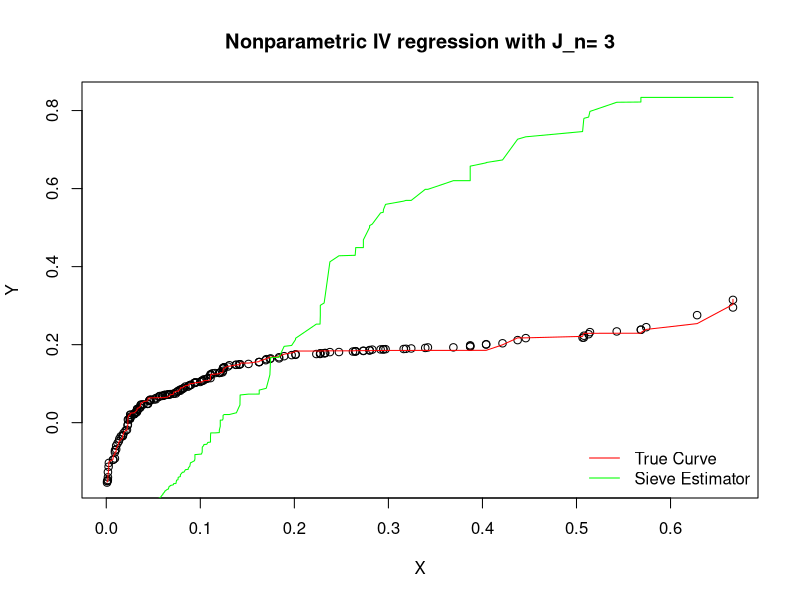
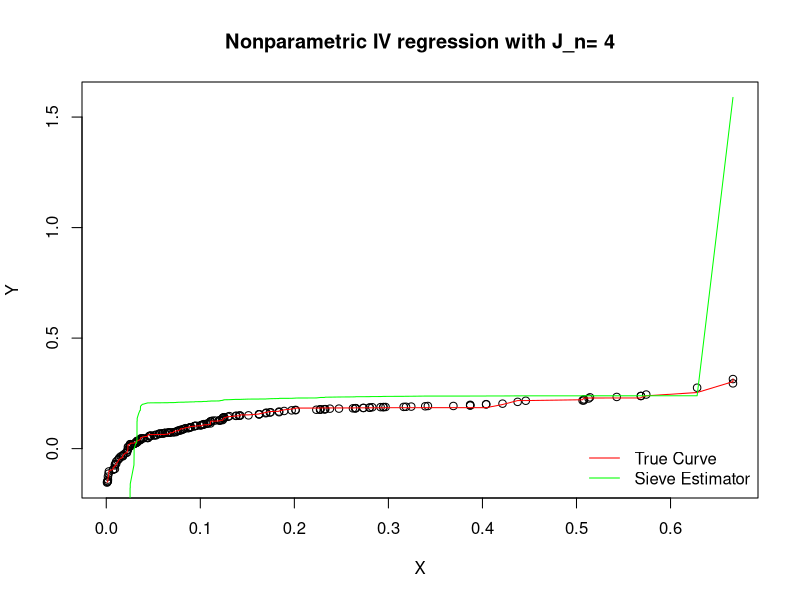
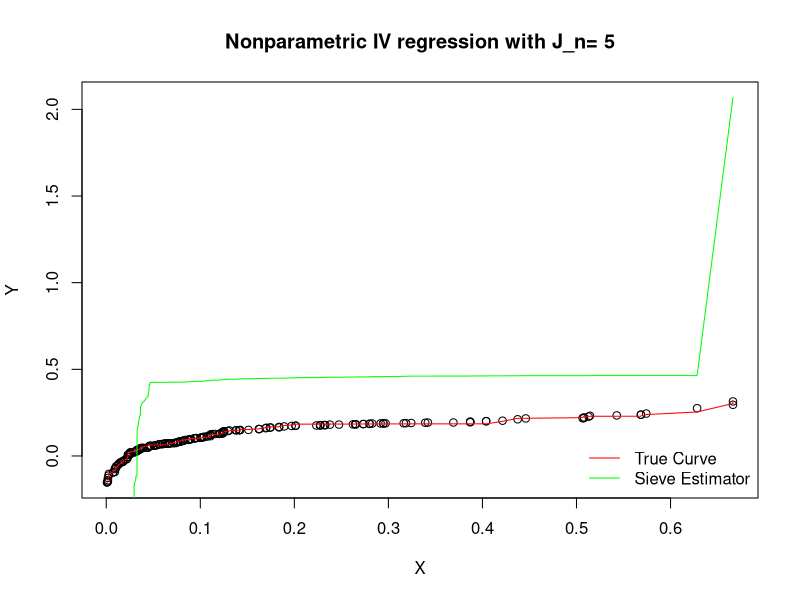
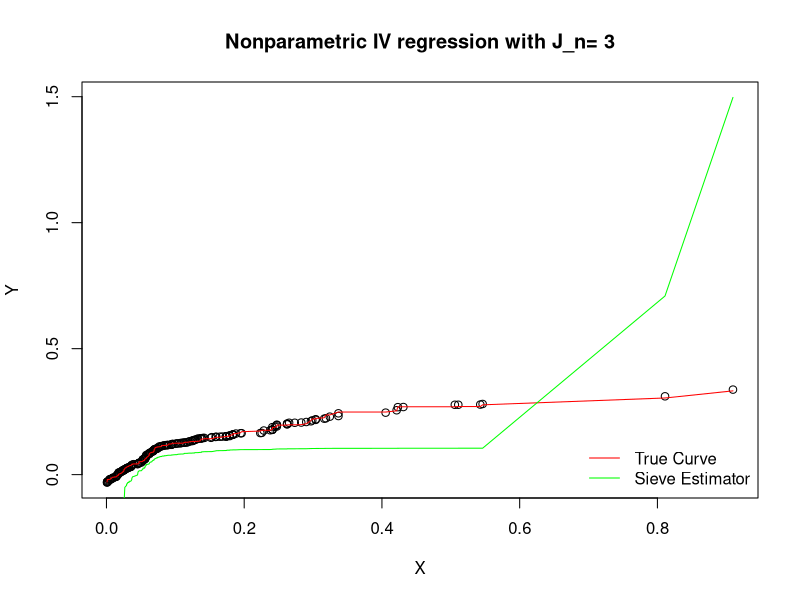
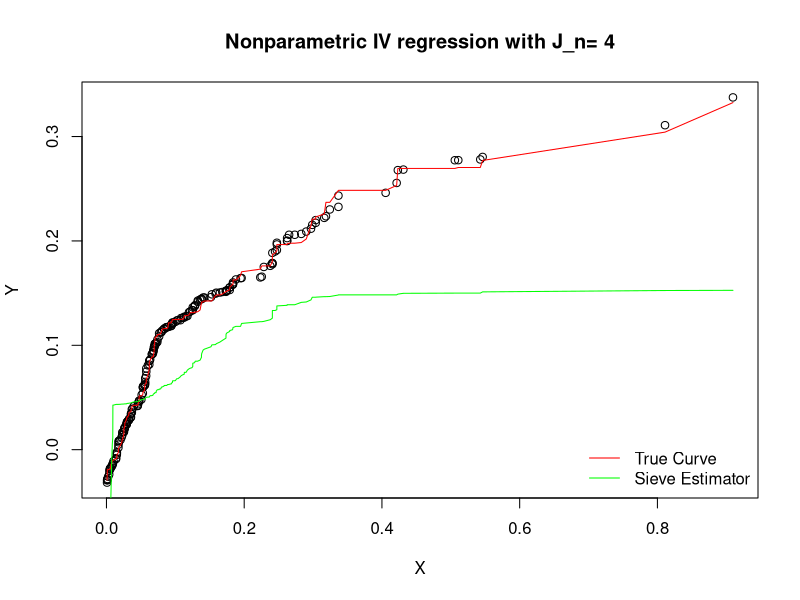
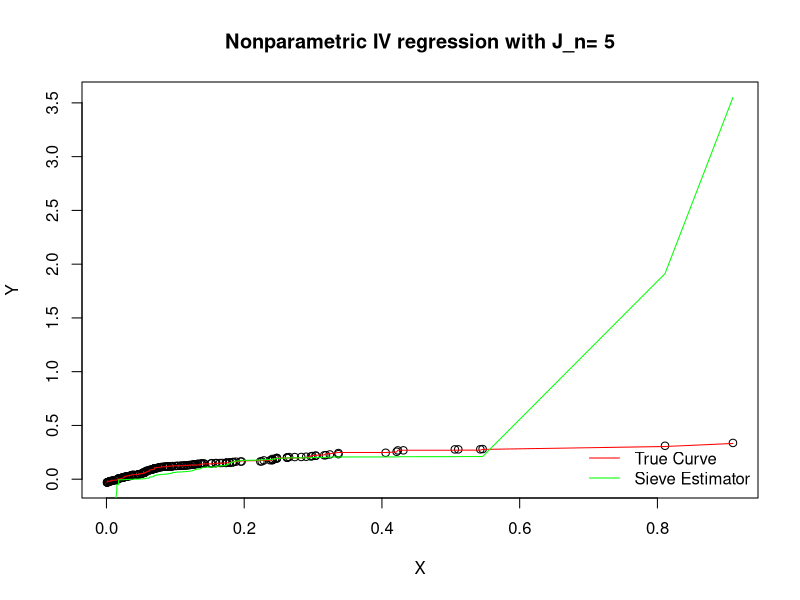
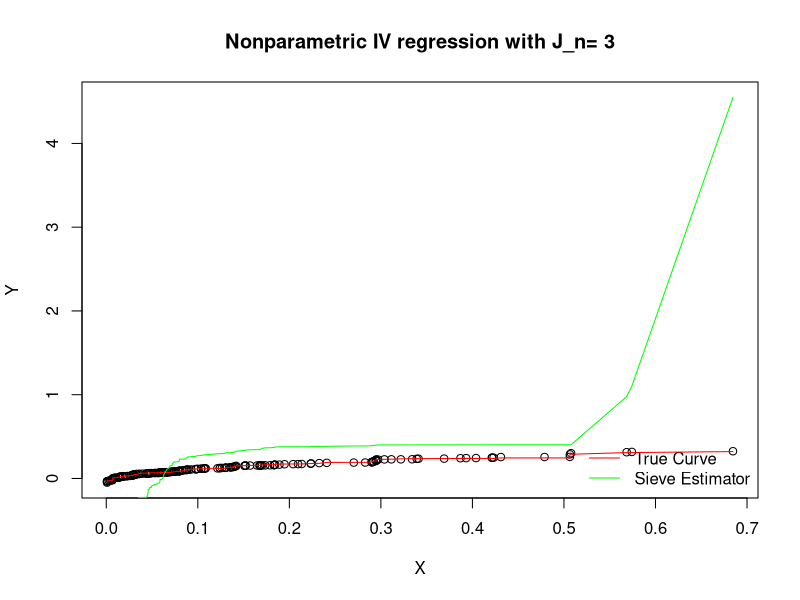
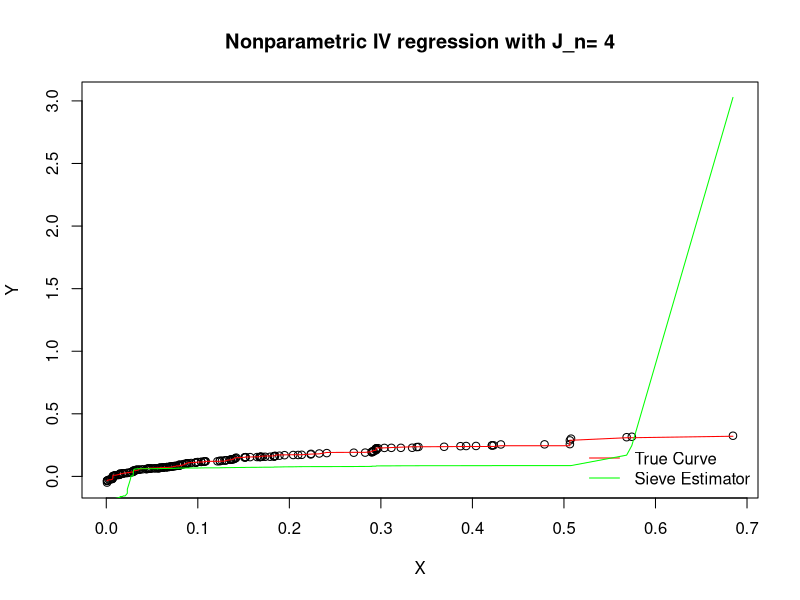

Reproduce these figures in R, in order. (Note: a time limit stopped this script after it produced the figures.)
library(compiler)
enableJIT(3)
# For the Legendre Polynomials ########################################
exclamationMark <- function(x) {
  m <- 1
  if (x==0) {
    return(m)
  } else if (x==1) {
    return(m)
  } else {
    for (i in 1:x) {
      m = m * i
    }
    return(m)
  }
}
combinatorics <- function(up, down) {
  one <- exclamationMark(up)
  two <- exclamationMark(down)
  three <- exclamationMark(up-down)
  c <- one/(two*three)
  return(c)
}
legendrePsi <- function(x, base) {
  s <- rep(0, length(x))
  s0 <- rep(1, length(x))
  s1 <- rep(0, length(x))
  s2 <- rep(0, length(x))
  s3 <- rep(0, length(x))
  s4 <- rep(0, length(x))
  s5 <- rep(0, length(x))
  if (base > 5) {
    for (k in 0:base) {
      #x = x*(2*k+1)/2
      s = s + combinatorics(base, k)*combinatorics(base+k, k)*
        ((2*x*k + x -2)/4)^k
    }
    return(s)
  } else {
    if (base == 1) {
      s1 = combinatorics(base, 1)*combinatorics(base+1, 1)*((2*x + x -2)/4)
      return(s0 + s1)
    } else {
      s1 = combinatorics(base, 1)*combinatorics(base+1, 1)*((2*x + x -2)/4)
      if (base == 2) {
        s2 = combinatorics(base, 2)*combinatorics(base+2, 2)*((4*x + x -2)/4)^2
        return(s0 + s1 + s2)
      } else {
        s2 = combinatorics(base, 2)*combinatorics(base+2, 2)*((4*x + x -2)/4)^2
        if (base == 3) {
          s3 = combinatorics(base, 3)*combinatorics(base+3, 3)*((6*x + x -2)/4)^3
          return(s0 + s1 + s2 + s3)
        } else {
          s3 = combinatorics(base, 3)*combinatorics(base+3, 3)*((6*x + x -2)/4)^3
          if (base == 4) {
            s4 = combinatorics(base, 4)*combinatorics(base+4, 4)*((8*x + x -2)/4)^4
            return(s0 + s1 + s2 + s3 + s4)
          } else {
            s4 = combinatorics(base, 4)*combinatorics(base+4, 4)*((8*x + x -2)/4)^4
            s5 <- combinatorics(base, 5)*combinatorics(base+5, 4)*((10*x + x -2)/4)^5
            return(s0 + s1 + s2 + s3 + s4 + s5)
          }
        }
      }
    }
  }
}
#######################################################################
# In Horowitz(2007) they use j_max = 50 ###############################
# Conditional Densities for Gibbs Sampling ############################
fxGivenW <- function(a, x, w) {
  s_1 <- 0
  s_2 <- 0
  for (j in 1:50) {
    s_1 = s_1 + ((-1)^(j+1))*(j^(-a/2))*sin(j*pi*x)*sin(j*pi*w)
    s_2 = s_2 + ((-1)^(j+2))*(j^(-a/2))*(((-1)^{j}/(j*pi))-(1/(j*pi)))*sin(j*pi*w)
  }
  f_xGivenW <- s_1/s_2
  return(f_xGivenW)
}
fwGivenX <- function(a, w, x) {
  s_1 <- 0
  s_2 <- 0
  for (j in 1:50) {
    s_1 = s_1 + ((-1)^(j+1))*(j^(-a/2))*sin(j*pi*w)*sin(j*pi*x)
    s_2 = s_2 + ((-1)^(j+2))*(j^(-a/2))*(((-1)^{j}/(j*pi))-(1/(j*pi)))*sin(j*pi*x)
  }
  f_wGivenX <- s_1/s_2
  return(f_wGivenX)
}
gibbs <- function(a, x_0, w_0, n) {
  X <- 1:(n+1000)
  W <- 1:(n+1000)
  for (i in 1:(n+1000)) {
    if (i == 1) {
      X[i] = fxGivenW(a, x_0, w_0)
      W[i] = fwGivenX(a, w_0, X[i])
    } else {
      X[i] = fxGivenW(a, X[i-1], W[i-1])
      W[i] = fwGivenX(a, W[i-1], X[i])
    }
  }
  X <- X[300:1000]
  W <- W[300:1000]
  sampleX <- sample(X[which((X <= 1) & (X >= 0))], n, replace = TRUE)
  sampleW <- sample(W[which((W <= 1) & (W >= 0))], n, replace = TRUE)
  return(list(X=sampleX, W=sampleW))
}
conditionalExpXgivenW <- function(a, x, W) {
  E_eachW <- fxGivenW(a, X, w)
  return(sum(E_eachW))
}
dependent <- function(a, X, W, noise, n) {
  E <- 1:n
  for (i in 1:n) {
    E[i] = 1/n * sum(X*fxGivenW(a, X, W[i]))
  }
  return(E + noise)
}
#######################################################################
#######################################################################
# Just want to check if we need to separate scalar x and w or whole ###
# vectors for denominator (for fxw) ###################################
sieve_optimum <- function(psiXj, psiWk, cjk, Y, J_n) {
  n <- length(psiXj[1,])
  ak <- matrix(0, J_n, length(psiXj[1,]))
  ak[1,] = sum(Y*psiWk[1,])
  ak[2,] = sum(Y*psiWk[2,])
  ak[3,] = sum(Y*psiWk[3,])
  if (J_n > 3) {
    ak[4,] = sum(Y*psiWk[4,])
    if (J_n == 5) {
      ak[5,] = sum(Y*psiWk[5,])
    }
  }
  s <- matrix(1/J_n, 1, J_n)%*%((solve(cjk)%*%ak)*psiXj)
  return(s)
}
sieve <- function(psiJx, psiXj, psiWk, cjk, Y, J_n) {
  n <- length(psiXj[1,])
  ak <- matrix(0, J_n, length(psiJx[1,]))
  ak[1,] = sum(Y*psiWk[1,])
  ak[2,] = sum(Y*psiWk[2,])
  ak[3,] = sum(Y*psiWk[3,])
  if (J_n > 3) {
    ak[4,] = sum(Y*psiWk[4,])
    if (J_n == 5) {
      ak[5,] = sum(Y*psiWk[5,])
    }
  }
  s <- matrix(1/J_n, 1, J_n)%*%((solve(cjk)%*%ak)*psiJx)
  return(s)
}
#######################################################################
#### The confidence sets ##############################################
delta_hat_n <- function(psiJx, psiXj, psiWk, cjk, Y, gSieve, J_n, n) {
  sum_k <- matrix(0, n, 100)
  for (k in 1:J_n) {
    sum_k = sum_k + matrix(psiWk[k,], n, 100)*psiJx[k,]
      #A_hat_inverse_psi(psiJx, psiXj, cjk, k, J_n, n)
  }
  # nx100 dimensional
  first_part <- matrix(Y-gSieve, n, 100)
  return(first_part*sum_k)
}
deltas <- function(psiJx1, psiJx2, psiJx3,
                   psiXj,psiWk, cjk,
                   psiXj_bootstrap, psiWk_bootstrap, cjk_bootstrap,
                   Y, bootstrap_Y, gSieve, gSieveBootstrap, J_n, n) {
  # Takes all 3 intervals' grid points so vectorize 3*n x 100
  delta_hat <- matrix(0, 3*n, 100)
  delta_hat_bootstrap <- matrix(0, 3*n, 100)
  # We get 3 sum_deltas
  sum_delta_hat <- matrix(0, 3, 100)
  sum_delta_hat_bootstrap <- matrix(0, 3, 100)
  
  delta_hat[1:n,] = delta_hat_n(psiJx1, psiXj, psiWk, cjk, Y, gSieve, J_n, n)
  delta_hat_bootstrap[1:n,] = delta_hat_n(psiJx1,
                                          psiXj_bootstrap,
                                          psiWk_bootstrap,
                                          cjk_bootstrap,
                                          bootstrap_Y,
                                          gSieveBootstrap,
                                          J_n, n)
  delta_hat[(n+1):(2*n),] = delta_hat_n(psiJx2, psiXj, psiWk, cjk, Y, gSieve, J_n, n)
  delta_hat_bootstrap[(n+1):(2*n),] = delta_hat_n(psiJx2,
                                                  psiXj_bootstrap,
                                                  psiWk_bootstrap,
                                                  cjk_bootstrap,
                                                  bootstrap_Y,
                                                  gSieveBootstrap,
                                                  J_n, n)
  delta_hat[(2*n+1):(3*n),] = delta_hat_n(psiJx3, psiXj, psiWk, cjk, Y, gSieve, J_n, n)
  delta_hat_bootstrap[(2*n+1):(3*n),] = delta_hat_n(psiJx3,
                                                    psiXj_bootstrap,
                                                    psiWk_bootstrap,
                                                    cjk_bootstrap,
                                                    bootstrap_Y,
                                                    gSieveBootstrap,
                                                    J_n, n)
  # We get delta overline n for every point of the grid ################
  ones <- matrix(1, 1, n)
  sum_delta_hat[1,] = ones%*%delta_hat[1:n,]
  sum_delta_hat[2,] = ones%*%delta_hat[(n+1):(2*n),]
  sum_delta_hat[3,] = ones%*%delta_hat[(2*n+1):(3*n),]
  sum_delta_hat_bootstrap[1,] = ones%*%delta_hat_bootstrap[1:n,]
  sum_delta_hat_bootstrap[2,] = ones%*%delta_hat_bootstrap[(n+1):(2*n),]
  sum_delta_hat_bootstrap[3,] = ones%*%delta_hat_bootstrap[(2*n+1):(3*n),]
  # The returned delta hat normal and bootstrap are 3*nx100 ##############
  # The returned delta overline and S are 3x100 ##########################
  return(list(overline = (1/n)*sum_delta_hat,
              overline_bootstrap = (1/n)*sum_delta_hat_bootstrap,
              hat_normal = delta_hat,
              hat_bootstrap = delta_hat_bootstrap)
         )
}
sigmas <- function(delta_overline, delta_hat, A1, A2, A3, n) {
  sum_for_every_grid_point_sq <- matrix(0, 3, 100)
  ones <- matrix(1, 1, n)
  sum_for_every_grid_point_sq[1,] = ones%*%((delta_hat[1:n,] - delta_overline[1,])/A1)^2
  sum_for_every_grid_point_sq[2,] = ones%*%((delta_hat[(n+1):(2*n),] - delta_overline[2,])/A2)^2
  sum_for_every_grid_point_sq[3,] = ones%*%((delta_hat[(2*n+1):(3*n),] - delta_overline[3,])/A3)^2
  # Dimensions 3x100 ###################################################
  return((1/(n^2)*sum_for_every_grid_point_sq))
}
t_n <- function(psiJx1, psiJx2, psiJx3,
                psiXj, psiWk, cjk,
                psiXj_bootstrap, psiWk_bootstrap, cjk_bootstrap,
                Y, bootstrap_Y, gSieve, gSieveBootstrap, J_n, n) {
  d <- list()
  up_onestar <- matrix(0, 3, 100)
  up_twostar <- matrix(0, 3, 100)
  s_one <- matrix(0, 3, 100)
  s_two <- matrix(0, 3, 100)
  ones <- matrix(1, 1, n)
  onesJn <- matrix(1/n, n, J_n)
  onesJnT <- matrix(1, J_n, 1)
  Ainverse1 <- drop(onesJn%*%cjk%*%onesJnT)
  Ainverse2 <- drop(onesJn%*%cjk%*%onesJnT)
  Ainverse3 <- drop(onesJn%*%cjk%*%onesJnT)
  Ainverse1_bootstrap <- drop(onesJn%*%cjk_bootstrap%*%onesJnT)
  Ainverse2_bootstrap <- drop(onesJn%*%cjk_bootstrap%*%onesJnT)
  Ainverse3_bootstrap <- drop(onesJn%*%cjk_bootstrap%*%onesJnT)
  # It takes all intervals' grid points as vector ######################
  d <- deltas(psiJx1, psiJx2, psiJx3,
              psiXj,psiWk, cjk,
              psiXj_bootstrap, psiWk_bootstrap, cjk_bootstrap,
              Y, bootstrap_Y, gSieve, gSieveBootstrap, J_n, n)
  # d$overline_bootstrap 3x100 d$overline 3x100 d$hat_normal 3nx100 d$hat_bootstrap 3nx100
  s_one = sigmas(d$overline, d$hat_normal,
                 Ainverse1, Ainverse2, Ainverse3, n)
  s_two = sigmas(d$overline_bootstrap, d$hat_bootstrap,
                 Ainverse1_bootstrap, Ainverse2_bootstrap, Ainverse3_bootstrap, n)
  # both s_one and s_two are 3x100 so t* and t** are 3x100 #############
  up_onestar[1,] = ones%*%((1/Ainverse1)*(d$hat_bootstrap[1:n,] - d$overline[1,]))
  up_twostar[1,] <- ones%*%((1/Ainverse1_bootstrap)*(d$hat_bootstrap[1:n,] - d$overline_bootstrap[1,]))
  up_onestar[2,] = ones%*%((1/Ainverse2)*(d$hat_bootstrap[(n+1):(2*n),] - d$overline[2,]))
  up_twostar[2,] <- ones%*%((1/Ainverse2_bootstrap)*(d$hat_bootstrap[(n+1):(2*n),] - d$overline_bootstrap[2,]))
  up_onestar[3,] = ones%*%((1/Ainverse3)*(d$hat_bootstrap[(2*n+1):(3*n),] - d$overline[3,]))
  up_twostar[3,] <- ones%*%((1/Ainverse3_bootstrap)*(d$hat_bootstrap[(2*n+1):(3*n),] - d$overline_bootstrap[3,]))
  return(list(one_star = up_onestar/s_one,
              two_star = up_twostar/s_two,
              s_one = s_one,
              s_two = s_two))
}
lipschitz_choice_of_xl <- function(xl_grid_points, interesting_X) {
  # Returns l ##########################################################
  lX <- length(interesting_X)
  grid_matrix <- matrix(xl_grid_points, 100, lX)
  # We get for all 100 grid points the absolute distance between the
  # vector of interesting X and the vector consisting of only xl forall l
  difference_matrix <- abs(grid_matrix - interesting_X)
  difference_vector <- difference_matrix %*% matrix(1, lX, 1)
  return(which.min(difference_vector))
}
############################################################################################
############################################################################################
##### Lipschitz Test #######################################################################
test_lipschitz <- function(intervalLow, intervalHigh, X, xl_grid_points,
                           gSieve, grid_sieves, gReal, s_one,
                           z_a_two_star_10, z_a_two_star_05, z_a_two_star_01) {
  ## INITIALIZATION ########################################################################
  # Suppose C_Lipschitz = 1
  CLip <- 1
  
  lower_bound_twostar_10 <- 0
  lower_bound_twostar_05 <- 0
  lower_bound_twostar_01 <- 0
  
  upper_bound_twostar_10 <- 0
  upper_bound_twostar_05 <- 0
  upper_bound_twostar_01 <- 0
  
  x_choice_low <- 0
  x_choice_high <- 0
  l_index <- 0
  x_low <- 0
  x_high <- 0
  # First 3 rows for one star, last 3 for two star ######################################
  # First 3 columns for pointwise, last 3 columns for uniform ###########################
  results <- matrix(0, 3, 6)
  #######################################################################################
  for (interval in 1:3) {
    x_choice_low <- intervalLow[interval] + (intervalHigh[interval]-intervalLow[interval])/100
    x_choice_high <- intervalLow[interval] + (99*(intervalHigh[interval]-intervalLow[interval]))/100
    # The Xs that we should check because the crappy estimator is meant to be crappy!!
    interesting_X <- X[which((X >= x_choice_low) & (X <= x_choice_high))]
    l_index <- lipschitz_choice_of_xl(xl_grid_points[interval], interesting_X)
    # Within this range because elsewhere the estimator is supercrap ####
    x_low <- xl_grid_points[interval,l_index]-1/100
    x_high <- xl_grid_points[interval,l_index]+1/100
    interesting_i <- which((X >= x_low) & (X <= x_high))
    if (length(interesting_i) == 0) {
      # If the estimator is completelly crap in every point go to next interval #############
      results[interval, 1:6] = matrix(1, 1, 6)
      next()
    } else {
      interesting_sieves <- gSieve[interesting_i]
      lower_bound_twostar_10 = grid_sieves[l_index] -
        z_a_two_star_10[interval] * s_one[interval,l_index] - CLip/100
      upper_bound_twostar_10 = grid_sieves[l_index] +
        z_a_two_star_10[interval] * s_one[interval,l_index] + CLip/100
      lower_bound_twostar_10_vector <- matrix(lower_bound_twostar_10, 1, length(interesting_i))
      upper_bound_twostar_10_vector <- matrix(upper_bound_twostar_10, 1, length(interesting_i))
      #lower_bound_twostar_10_vector = interesting_sieves -
      #  z_a_two_star_10[interval] * s_one[interval,] - CLip/100
      #upper_bound_twostar_10_vector = interesting_sieves +
      #  z_a_two_star_10[interval] * s_one[interval,] + CLip/100
      
      lower_bound_twostar_05 = grid_sieves[l_index] -
        z_a_two_star_05[interval] * s_one[interval,l_index] - CLip/100
      upper_bound_twostar_05 = grid_sieves[l_index] +
        z_a_two_star_05[interval] * s_one[interval,l_index] + CLip/100
      lower_bound_twostar_05_vector <- matrix(lower_bound_twostar_05, 1, length(interesting_i))
      upper_bound_twostar_05_vector <- matrix(upper_bound_twostar_05, 1, length(interesting_i))
      #lower_bound_twostar_05_vector = interesting_sieves -
      #  z_a_two_star_05[interval] * s_one[interval,] - CLip/100
      #upper_bound_twostar_05_vector = interesting_sieves +
      #  z_a_two_star_05[interval] * s_one[interval,] + CLip/100
      
      lower_bound_twostar_01 = grid_sieves[l_index] -
        z_a_two_star_01[interval] * s_one[interval,l_index] - CLip/100
      upper_bound_twostar_01 = grid_sieves[l_index] +
        z_a_two_star_01[interval] * s_one[interval,l_index] + CLip/100
      lower_bound_twostar_01_vector <- matrix(lower_bound_twostar_01, 1, length(interesting_i))
      upper_bound_twostar_01_vector <- matrix(upper_bound_twostar_01, 1, length(interesting_i))
      #lower_bound_twostar_01_vector = interesting_sieves -
      #  z_a_two_star_01[interval] * s_one[interval,] - CLip/100
      #upper_bound_twostar_01_vector = interesting_sieves +
      #  z_a_two_star_01[interval] * s_one[interval,] + CLip/100
      
      ### Pointwise procedure ############################################
      interesting_gReal <- matrix(gReal[interesting_i], 1, length(gReal[interesting_i]))
      if ((all(interesting_gReal >= lower_bound_twostar_10_vector)) & 
          (all(interesting_gReal <= upper_bound_twostar_10_vector))) {
        results[interval, 1] = 1
      } else {
        results[interval, 1] = 0
      }
      if ((all(interesting_gReal >= lower_bound_twostar_05_vector)) & 
          (all(interesting_gReal <= upper_bound_twostar_05_vector))) {
        results[interval, 2] = 1
      } else {
        results[interval, 2] = 0
      }
      if ((all(interesting_gReal >= lower_bound_twostar_01_vector)) & 
          (all(interesting_gReal <= upper_bound_twostar_01_vector))) {
        results[interval, 3] = 1
      } else {
        results[interval, 3] = 0
      }
      ## Uniform Procedure #####################################################################
      distance_bounds_twostar_01 <- uniform_norm(lower_bound_twostar_01_vector,upper_bound_twostar_01_vector)
      distance_bounds_twostar_05 <- uniform_norm(lower_bound_twostar_05_vector,upper_bound_twostar_05_vector)
      distance_bounds_twostar_10 <- uniform_norm(lower_bound_twostar_10_vector,upper_bound_twostar_10_vector)
      if ((uniform_norm(interesting_gReal,lower_bound_twostar_10_vector) <= distance_bounds_twostar_10) & 
          (uniform_norm(interesting_gReal,upper_bound_twostar_10_vector) <= distance_bounds_twostar_10)) {
        results[interval, 4] = 1
      } else {
        results[interval, 4] = 0
      }
      if ((uniform_norm(interesting_gReal,lower_bound_twostar_05_vector) <= distance_bounds_twostar_05) & 
          (uniform_norm(interesting_gReal,upper_bound_twostar_05_vector) <= distance_bounds_twostar_05)) {
        results[interval, 5] = 1
      } else {
        results[interval, 5] = 0
      }
      if ((uniform_norm(interesting_gReal,lower_bound_twostar_01_vector) <= distance_bounds_twostar_01) & 
          (uniform_norm(interesting_gReal,upper_bound_twostar_01_vector) <= distance_bounds_twostar_01)) {
        results[interval, 6] = 1
      } else {
        results[interval, 6] = 0
      }
    }
  }
  return(results)
}
test_monotonicity <- function(X, xl_grid_points,
                              grid_sieves, gReal, s_one, z_a_10,
                              z_a_05, z_a_01) {
  # First 3 rows for one star, last 3 for two star ######################################
  # First 3 columns for pointwise, last 3 columns for uniform ###########################
  results <- matrix(0, 3, 6)
  #######################################################################################
  for (interval in 1:3) {
    # row 1 are the indexes, row 2 are the grid points, row 3 are the upper bounds and row 4 the lower
    # we have to order this from the lower to the higher grid point (row 2) and then we evaluate
    grid_matrix_10 <- matrix(0, 4, 100)
    grid_matrix_05 <- matrix(0, 4, 100)
    grid_matrix_01 <- matrix(0, 4, 100)
    
    grid_matrix_10[1,] = 1:100
    grid_matrix_10[2,] = xl_grid_points[interval,]
    grid_matrix_10[3,] = grid_sieves[interval,] + z_a_10[interval] * s_one[interval,]
    grid_matrix_10[4,] = grid_sieves[interval,] - z_a_10[interval] * s_one[interval,]
    
    grid_matrix_05[1,] = 1:100
    grid_matrix_05[2,] = xl_grid_points[interval,]
    grid_matrix_05[3,] = grid_sieves[interval,] + z_a_05[interval] * s_one[interval,]
    grid_matrix_05[4,] = grid_sieves[interval,] - z_a_05[interval] * s_one[interval,]
    
    grid_matrix_01[1,] = 1:100
    grid_matrix_01[2,] = xl_grid_points[interval,]
    grid_matrix_01[3,] = grid_sieves[interval,] + z_a_01[interval] * s_one[interval,]
    grid_matrix_01[4,] = grid_sieves[interval,] - z_a_01[interval] * s_one[interval,]
    
    # Now everything corresponds to the ascending order of the grid points
    ordered_grid_10 <- grid_matrix_10[1:4,order(grid_matrix_10[2,])]
    ordered_grid_05 <- grid_matrix_05[1:4,order(grid_matrix_05[2,])]
    ordered_grid_01 <- grid_matrix_01[1:4,order(grid_matrix_01[2,])]
    
    interesting_i <- which((X >= min(xl_grid_points[interval,])) & (X <= max(xl_grid_points[interval,])))
    x_with_gReal_matrix <- matrix(0, 3, length(interesting_i))
    x_with_gReal_matrix[1,] = 1:length(interesting_i)
    x_with_gReal_matrix[2,] = X[interesting_i]
    x_with_gReal_matrix[3,] = gReal[interesting_i]
    # This is a matrix with x's in ascending order, matched with their corresponding indexes and gs
    # The ascending xs are in row 2 and indexes in row 1. They are only those inside the interval
    ordered_x_gReal <- x_with_gReal_matrix[1:3, order(x_with_gReal_matrix[2,])]
    
    # For each two grid points (pointwise test)
    # We start assuming that all is good (if something is not in interval these turn to zero)
    r10 <- 1
    r05 <- 1
    r01 <- 1
    lower_unif_bound_10 <- matrix(0, 1, 1)
    upper_unif_bound_10 <- matrix(0, 1, 1)
    lower_unif_bound_05 <- matrix(0, 1, 1)
    upper_unif_bound_05 <- matrix(0, 1, 1)
    lower_unif_bound_01 <- matrix(0, 1, 1)
    upper_unif_bound_01 <- matrix(0, 1, 1)
    test_unif_gReal_10 <- matrix(0, 1, 1)
    test_unif_gReal_05 <- matrix(0, 1, 1)
    test_unif_gReal_01 <- matrix(0, 1, 1)
    for (i in 1:99) {
      if (i == 1) {
        lower_unif_bound_10[1,1] = min(ordered_grid_10[4,i],ordered_grid_10[4,i+1])
        upper_unif_bound_10[1,1] = max(ordered_grid_10[3,i],ordered_grid_10[3,i+1])
        lower_unif_bound_05[1,1] = min(ordered_grid_05[4,i],ordered_grid_05[4,i+1])
        upper_unif_bound_05[1,1] = max(ordered_grid_05[3,i],ordered_grid_05[3,i+1])
        lower_unif_bound_01[1,1] = min(ordered_grid_01[4,i],ordered_grid_01[4,i+1])
        upper_unif_bound_01[1,1] = max(ordered_grid_01[3,i],ordered_grid_01[3,i+1])
      } else if (i < 99) {
        lower_unif_bound_10 <- cbind(lower_unif_bound_10, min(ordered_grid_10[4,i],ordered_grid_10[4,i+1]))
        lower_unif_bound_05 <- cbind(lower_unif_bound_05, min(ordered_grid_05[4,i],ordered_grid_05[4,i+1]))
        lower_unif_bound_01 <- cbind(lower_unif_bound_01, min(ordered_grid_01[4,i],ordered_grid_01[4,i+1]))
        upper_unif_bound_10 <- cbind(upper_unif_bound_10, max(ordered_grid_10[3,i],ordered_grid_10[3,i+1]))
        upper_unif_bound_05 <- cbind(upper_unif_bound_05, max(ordered_grid_05[3,i],ordered_grid_05[3,i+1]))
        upper_unif_bound_01 <- cbind(upper_unif_bound_01, max(ordered_grid_01[3,i],ordered_grid_01[3,i+1]))
      } else {
        lower_unif_bound_10 <- cbind(lower_unif_bound_10, ordered_grid_10[4,100])
        lower_unif_bound_05 <- cbind(lower_unif_bound_05, ordered_grid_05[4,100])
        lower_unif_bound_01 <- cbind(lower_unif_bound_01, ordered_grid_01[4,100])
        upper_unif_bound_10 <- cbind(upper_unif_bound_10, ordered_grid_10[3,100])
        upper_unif_bound_05 <- cbind(upper_unif_bound_05, ordered_grid_05[3,100])
        upper_unif_bound_01 <- cbind(upper_unif_bound_01, ordered_grid_01[3,100])
      }
      # Those xs that are inside xl and xl+1
      interesting_x_10 <- which(
        (ordered_x_gReal[2,] >= ordered_grid_10[2,i]) & 
          (ordered_x_gReal[2,] <= ordered_grid_10[2,i+1])
        )
      interesting_x_05 <- which(
        (ordered_x_gReal[2,] >= ordered_grid_05[2,i]) & 
          (ordered_x_gReal[2,] <= ordered_grid_05[2,i+1])
      )
      interesting_x_01 <- which(
        (ordered_x_gReal[2,] >= ordered_grid_01[2,i]) & 
          (ordered_x_gReal[2,] <= ordered_grid_01[2,i+1])
      )
      # If there is no x inside this interval continue with the other intervals
      if (length(interesting_x_10) == 0) {
        if (i == 1) {
          test_unif_gReal_10[1,1] = min(ordered_grid_10[4,i],ordered_grid_10[4,i+1])
        } else if (i < 99) {
          test_unif_gReal_10 <- cbind(test_unif_gReal_10, min(ordered_grid_10[4,i],ordered_grid_10[4,i+1]))
        } else {
          test_unif_gReal_10 <- cbind(test_unif_gReal_10, min(ordered_grid_10[4,i],ordered_grid_10[4,i+1]))
        }
      } else {
        if (i == 1) {
          test_unif_gReal_10[1,1] = ordered_x_gReal[3, sample(interesting_x_10, 1)]
        } else if (i < 99) {
          test_unif_gReal_10 <- cbind(test_unif_gReal_10, ordered_x_gReal[3, sample(interesting_x_10, 1)])
        } else {
          test_unif_gReal_10 <- cbind(test_unif_gReal_10, ordered_x_gReal[3, sample(interesting_x_10, 1)])
        }
        for (j in interesting_x_10) {
          # Opposite procedure check if something is not there
          if ((ordered_x_gReal[3,j] < min(ordered_grid_10[4,i],ordered_grid_10[4,i+1])) |
              (ordered_x_gReal[3,j] > max(ordered_grid_10[3,i],ordered_grid_10[3,i+1]))) {
            r10 = 0
          }
        }
      }
      if (length(interesting_x_05) == 0) {
        if (i == 1) {
          test_unif_gReal_05[1,1] = min(ordered_grid_05[4,i],ordered_grid_05[4,i+1])
        } else if (i < 99) {
          test_unif_gReal_05 <- cbind(test_unif_gReal_05, min(ordered_grid_05[4,i],ordered_grid_05[4,i+1]))
        } else {
          test_unif_gReal_05 <- cbind(test_unif_gReal_05, min(ordered_grid_05[4,i],ordered_grid_05[4,i+1]))
        }
      } else {
        if (i == 1) {
          test_unif_gReal_05[1,1] = ordered_x_gReal[3, sample(interesting_x_05, 1)]
        } else if (i < 99) {
          test_unif_gReal_05 <- cbind(test_unif_gReal_05, ordered_x_gReal[3, sample(interesting_x_05, 1)])
        } else {
          test_unif_gReal_05 <- cbind(test_unif_gReal_05, ordered_x_gReal[3, sample(interesting_x_05, 1)])
        }
        for (j in interesting_x_05) {
          # Opposite procedure check if something is not there
          if ((ordered_x_gReal[3,j] < min(ordered_grid_05[4,i],ordered_grid_05[4,i+1])) |
              (ordered_x_gReal[3,j] > max(ordered_grid_05[3,i],ordered_grid_05[3,i+1]))) {
            r05 = 0
          }
        }
      }
      if (length(interesting_x_01) == 0) {
        if (i == 1) {
          test_unif_gReal_01[1,1] = min(ordered_grid_01[4,i],ordered_grid_01[4,i+1])
        } else if (i < 99) {
          test_unif_gReal_01 <- cbind(test_unif_gReal_01, min(ordered_grid_01[4,i],ordered_grid_01[4,i+1]))
        } else {
          test_unif_gReal_01 <- cbind(test_unif_gReal_01, min(ordered_grid_01[4,i],ordered_grid_01[4,i+1]))
        }
      } else {
        if (i == 1) {
          test_unif_gReal_01[1,1] = ordered_x_gReal[3, sample(interesting_x_01, 1)]
        } else if (i < 99) {
          test_unif_gReal_01 <- cbind(test_unif_gReal_01, ordered_x_gReal[3, sample(interesting_x_01, 1)])
        } else {
          test_unif_gReal_01 <- cbind(test_unif_gReal_01, ordered_x_gReal[3, sample(interesting_x_01, 1)])
        }
        for (j in interesting_x_01) {
          # Opposite procedure check if something is not there
          if ((ordered_x_gReal[3,j] < min(ordered_grid_01[4,i],ordered_grid_01[4,i+1])) |
              (ordered_x_gReal[3,j] > max(ordered_grid_01[3,i],ordered_grid_01[3,i+1]))) {
            r01 = 0
          }
        }
      }
    }
    
    results[interval, 1] = r10
    results[interval, 2] = r05
    results[interval, 3] = r01
    
    # Uniform confidence bands
    distance_bounds_10 <- uniform_norm(lower_unif_bound_10, upper_unif_bound_10)
    distance_bounds_05 <- uniform_norm(lower_unif_bound_05, upper_unif_bound_05)
    distance_bounds_01 <- uniform_norm(lower_unif_bound_01, upper_unif_bound_01)
    if ((uniform_norm(test_unif_gReal_10, lower_unif_bound_10) <= distance_bounds_10) &
        (uniform_norm(test_unif_gReal_10, upper_unif_bound_10) <= distance_bounds_10)) {
      results[interval, 4] = 1
    }
    if ((uniform_norm(test_unif_gReal_05, lower_unif_bound_05) <= distance_bounds_05) &
        (uniform_norm(test_unif_gReal_05, upper_unif_bound_05) <= distance_bounds_05)) {
      results[interval, 5] = 1
    }
    if ((uniform_norm(test_unif_gReal_01, lower_unif_bound_01) <= distance_bounds_01) &
        (uniform_norm(test_unif_gReal_01, upper_unif_bound_01) <= distance_bounds_01)) {
      results[interval, 6] = 1
    }
  }
  return(results)
}
uniform_norm <- function(vector1, vector2) {
  return(max(abs(vector1-vector2)))
}
########################################################################
########################################################################
# For monte carlo we will use a=1.2 and a=10 ###########################
#################### [a, b] = [0.2, 0.8], [0.1, 0.9], [0.01, c(0.99)] #####
#################### J_n = 3, 4, 5 #####################################
############################################### 1000 simulations #######
monteCarlo <- function(psiJx1, psiJx2, psiJx3, psiWk, psiXj,
                       cjk, gSieve, grid_sieves, g_real,
                       Y, X, W, xl_grid_points, J_n, n,
                       intervalLow, intervalHigh,
                       boot) {
  ### INITIALIZATION ###################################################
  # It took al three intervals as argument #############################
  # So we get a different z_a* for each interval low and high ##########
  z_a_one_star_10 <- 1:3
  z_a_one_star_05 <- 1:3
  z_a_one_star_01 <- 1:3
  z_a_two_star_10 <- 1:3
  z_a_two_star_05 <- 1:3
  z_a_two_star_01 <- 1:3
  # 6x6 -first 3 rows for t* and last 3 rows for t**
  #      first 3 columns for intervals (pointwise) and last 3 for bands (uniform norm)
  res <- matrix(0, 6, 6)
  
  bootstrap_Y <- 1:n
  bootstrap_X <- 1:n
  bootstrap_W <- 1:n
  gSieveBootstrap <- 1:n
  psiWk_bootstrap <- matrix(0, J_n, n)
  psiXj_bootstrap <- matrix(0, J_n, n)
  cjk_bootstrap <- matrix(0, J_n, J_n)
  t <- list()
  zero_vector <- matrix(0, 1, 100)
  # Uniform distance for the two cases of bootstrap for every interval #
  unif_distance <- matrix(0, 3*boot, 2)
  #### END INITIALIZATION ##############################################
  
  for (bootstrap in 1:boot) {
    if (bootstrap == 1) {
      print(paste('J=',J_n,' Bootstrap Sampling Begins'))
    } else if (bootstrap == boot/1.5) {
      print(paste('J=',J_n,' Almost there... Bootstrap Sample no.',bootstrap))
    }
    
    bootstrap_X = sample(X, n, replace = TRUE)
    bootstrap_W = sample(W, n, replace = TRUE)
    bootstrap_Y = sample(Y, n, replace = TRUE)
    psiXj_bootstrap[1,1:n] = legendrePsi(bootstrap_X, 1)
    psiXj_bootstrap[2,1:n] = legendrePsi(bootstrap_X, 2)
    psiXj_bootstrap[3,1:n] = legendrePsi(bootstrap_X, 3)
    psiWk_bootstrap[1,1:n] = legendrePsi(bootstrap_W, 1)
    psiWk_bootstrap[2,1:n] = legendrePsi(bootstrap_W, 2)
    psiWk_bootstrap[3,1:n] = legendrePsi(bootstrap_W, 3)
    cjk_bootstrap[1,1] = sum(psiXj_bootstrap[1,]*psiWk_bootstrap[1,])
    cjk_bootstrap[1,2] = sum(psiXj_bootstrap[2,]*psiWk_bootstrap[1,])
    cjk_bootstrap[1,3] = sum(psiXj_bootstrap[3,]*psiWk_bootstrap[1,])
    cjk_bootstrap[2,1] = sum(psiXj_bootstrap[1,]*psiWk_bootstrap[2,])
    cjk_bootstrap[2,2] = sum(psiXj_bootstrap[2,]*psiWk_bootstrap[2,])
    cjk_bootstrap[2,3] = sum(psiXj_bootstrap[3,]*psiWk_bootstrap[2,])
    cjk_bootstrap[3,1] = sum(psiXj_bootstrap[1,]*psiWk_bootstrap[3,])
    cjk_bootstrap[3,2] = sum(psiXj_bootstrap[2,]*psiWk_bootstrap[3,])
    cjk_bootstrap[3,3] = sum(psiXj_bootstrap[3,]*psiWk_bootstrap[3,])
    if (J_n > 3) {
      psiXj_bootstrap[4,1:n] = legendrePsi(bootstrap_X, 4)
      psiWk_bootstrap[4,1:n] = legendrePsi(bootstrap_W, 4)
      cjk_bootstrap[4,1] = sum(psiXj_bootstrap[1,]*psiWk_bootstrap[4,])
      cjk_bootstrap[4,2] = sum(psiXj_bootstrap[2,]*psiWk_bootstrap[4,])
      cjk_bootstrap[4,3] = sum(psiXj_bootstrap[3,]*psiWk_bootstrap[4,])
      cjk_bootstrap[1,4] = sum(psiXj_bootstrap[4,]*psiWk_bootstrap[1,])
      cjk_bootstrap[2,4] = sum(psiXj_bootstrap[4,]*psiWk_bootstrap[2,])
      cjk_bootstrap[3,4] = sum(psiXj_bootstrap[4,]*psiWk_bootstrap[3,])
      cjk_bootstrap[4,4] = sum(psiXj_bootstrap[4,]*psiWk_bootstrap[4,])
      if (J_n == 5) {
        psiXj_bootstrap[5,1:n] = legendrePsi(bootstrap_X, 5)
        psiWk_bootstrap[5,1:n] = legendrePsi(bootstrap_W, 5)
        cjk_bootstrap[5,1] = sum(psiXj_bootstrap[1,]*psiWk_bootstrap[5,])
        cjk_bootstrap[5,2] = sum(psiXj_bootstrap[2,]*psiWk_bootstrap[5,])
        cjk_bootstrap[5,3] = sum(psiXj_bootstrap[3,]*psiWk_bootstrap[5,])
        cjk_bootstrap[5,4] = sum(psiXj_bootstrap[4,]*psiWk_bootstrap[5,])
        cjk_bootstrap[1,5] = sum(psiXj_bootstrap[5,]*psiWk_bootstrap[1,])
        cjk_bootstrap[2,5] = sum(psiXj_bootstrap[5,]*psiWk_bootstrap[2,])
        cjk_bootstrap[3,5] = sum(psiXj_bootstrap[5,]*psiWk_bootstrap[3,])
        cjk_bootstrap[4,5] = sum(psiXj_bootstrap[5,]*psiWk_bootstrap[4,])
        cjk_bootstrap[5,5] = sum(psiXj_bootstrap[5,]*psiWk_bootstrap[5,])
      }
    }
    gSieveBootstrap = sieve_optimum(psiXj_bootstrap, psiWk_bootstrap, cjk_bootstrap, bootstrap_Y, J_n)
    t = t_n(psiJx1, psiJx2, psiJx3,
            psiXj,psiWk, cjk,
            psiXj_bootstrap, psiWk_bootstrap, cjk_bootstrap,
            Y, bootstrap_Y, gSieve, gSieveBootstrap, J_n, n)
    # t* and t** are 3x100 for every grid point(100) for every interval(3) ###
    # We get the uniform distance of t* and t** from the 0 1x100 vector for
    # every bootstrap sample and this is our dataset for the quantile func
    unif_distance[1:bootstrap,1:2] = c(max(abs(t$one_star[1,])),
                                     max(abs(t$two_star[1,])))
    unif_distance[(bootstrap+1):(2*bootstrap),1:2] = c(max(abs(t$one_star[2,])),
                                       max(abs(t$two_star[2,])))
    unif_distance[(2*bootstrap+1):(3*bootstrap),1:2] = c(max(abs(t$one_star[3,])),
                                                       max(abs(t$two_star[3,])))
  }
  # Prerequisites ########################################################
  z_a_one_star_10[1] = quantile(unif_distance[1:boot,1], .90, name=FALSE, na.rm=TRUE, type=6)
  z_a_one_star_05[1] = quantile(unif_distance[1:boot,1], .95, name=FALSE, na.rm=TRUE, type=6)
  z_a_one_star_01[1] = quantile(unif_distance[1:boot,1], .99, name=FALSE, na.rm=TRUE, type=6)
  z_a_one_star_10[2] = quantile(unif_distance[(boot+1):(2*boot),1], .90, name=FALSE, na.rm=TRUE, type=6)
  z_a_one_star_05[2] = quantile(unif_distance[(boot+1):(2*boot),1], .95, name=FALSE, na.rm=TRUE, type=6)
  z_a_one_star_01[2] = quantile(unif_distance[(boot+1):(2*boot),1], .99, name=FALSE, na.rm=TRUE, type=6)
  z_a_one_star_10[3] = quantile(unif_distance[(2*boot+1):(3*boot),1], .90, name=FALSE, na.rm=TRUE, type=6)
  z_a_one_star_05[3] = quantile(unif_distance[(2*boot+1):(3*boot),1], .95, name=FALSE, na.rm=TRUE, type=6)
  z_a_one_star_01[3] = quantile(unif_distance[(2*boot+1):(3*boot),1], .99, name=FALSE, na.rm=TRUE, type=6)

  z_a_two_star_10[1] = quantile(unif_distance[1:boot,2], .90, name=FALSE, na.rm=TRUE, type=6)
  z_a_two_star_05[1] = quantile(unif_distance[1:boot,2], .95, name=FALSE, na.rm=TRUE, type=6)
  z_a_two_star_01[1] = quantile(unif_distance[1:boot,2], .99, name=FALSE, na.rm=TRUE, type=6)
  z_a_two_star_10[2] = quantile(unif_distance[(boot+1):(2*boot),2], .90, name=FALSE, na.rm=TRUE, type=6)
  z_a_two_star_05[2] = quantile(unif_distance[(boot+1):(2*boot),2], .95, name=FALSE, na.rm=TRUE, type=6)
  z_a_two_star_01[2] = quantile(unif_distance[(boot+1):(2*boot),2], .99, name=FALSE, na.rm=TRUE, type=6)
  z_a_two_star_10[3] = quantile(unif_distance[(2*boot+1):(3*boot),2], .90, name=FALSE, na.rm=TRUE, type=6)
  z_a_two_star_05[3] = quantile(unif_distance[(2*boot+1):(3*boot),2], .95, name=FALSE, na.rm=TRUE, type=6)
  z_a_two_star_01[3] = quantile(unif_distance[(2*boot+1):(3*boot),2], .99, name=FALSE, na.rm=TRUE, type=6)
  # We already have s from the t* calculation, it is t$s_one and t$s_two #######
  
  res[1:3, 1:6] <- test_monotonicity(X, xl_grid_points,
                                     grid_sieves, g_real, t$s_one, z_a_one_star_10, 
                                     z_a_one_star_05, z_a_one_star_01)
  res[4:6, 1:6] <- test_monotonicity(X, xl_grid_points,
                                     grid_sieves, g_real, t$s_two, z_a_two_star_10, 
                                     z_a_two_star_05, z_a_two_star_01)
  
  # We need to return an 6x12 dimensional matrix where:
  # -lines 1:2 are for J=3 and columns 1:3 are for intervals and cols 4:6 for bands
  #                            columns 1:6 are for the t* and 7:12 for t**
  # -lines 3:4     for J=4
  # -lines 5:6     for J=5
  return(res)
}
# I propose we do not change the initial values because bad things happen and
# the estimator is even more crap ###########################################
modelVars <- list(experiments = 1000, a = 1.2, x_0=100, w_0=200,
                  J_n=5, n=200, intervalLow = c(0.2, 0.1, 0.01),
                  intervalHigh = c(0.8, 0.9, c(0.99)), boot = 10
)
# Results have 18 rows - every 3 for every 3 different J_n
# every pair of 3 rows is for every grid interval so 3*3 = 9 rows
# every 9 rows are for t* and t** so 2*9 = 18 rows total
# and 6 columns - first 3 for joint intervals and last 3 for uniform bands
# every one of each pair of 3 columns is for a=0.10 0.05 and 0.01 respectively
n <- modelVars$n
allMonte <- matrix(0, 18, 6)
psiWk <- matrix(0, modelVars$J_n, modelVars$n)
psiXj <- matrix(0, modelVars$J_n, modelVars$n)
psiJx1 <- matrix(0, modelVars$J_n, 100)
psiJx2 <- matrix(0, modelVars$J_n, 100)
psiJx3 <- matrix(0, modelVars$J_n, 100)
cjk <- matrix(0, modelVars$J_n, modelVars$J_n)
xl_grid_points <- matrix(0, 3, 100)
grid_sieves <- matrix(0, 3, 100)
indeps <- list()
xl_grid_points[1,] = runif(100, modelVars$intervalLow[1], modelVars$intervalHigh[1])
xl_grid_points[2,] = runif(100, modelVars$intervalLow[2], modelVars$intervalHigh[2])
xl_grid_points[3,] = runif(100, modelVars$intervalLow[3], modelVars$intervalHigh[3])
start_time <- Sys.time()
for (e in 1:modelVars$experiments) {
  print(paste('Experiment no.',e))
  if (e > 995) {
    indeps = list(X=runif(modelVars$n), W=runif(modelVars$n))
  } else {
    indeps = gibbs(modelVars$a, modelVars$x_0, modelVars$w_0, modelVars$n)
  }
  noise <- rnorm(modelVars$n, 0, 0.01)
  Y <- dependent(modelVars$a, 2.2*indeps$X, indeps$W, noise, modelVars$n)
  
  psiWk[1,] = legendrePsi(indeps$W, 1)
  psiWk[2,] = legendrePsi(indeps$W, 2)
  psiWk[3,] = legendrePsi(indeps$W, 3)
  psiXj[1,] = legendrePsi(indeps$X, 1)
  psiXj[2,] = legendrePsi(indeps$X, 2)
  psiXj[3,] = legendrePsi(indeps$X, 3)
  psiJx1[1,1:100] = legendrePsi(xl_grid_points[1,],1)
  psiJx1[2,1:100] = legendrePsi(xl_grid_points[1,],2)
  psiJx1[3,1:100] = legendrePsi(xl_grid_points[1,],3)
  psiJx2[1,1:100] = legendrePsi(xl_grid_points[2,],1)
  psiJx2[2,1:100] = legendrePsi(xl_grid_points[2,],2)
  psiJx2[3,1:100] = legendrePsi(xl_grid_points[2,],3)
  psiJx3[1,1:100] = legendrePsi(xl_grid_points[3,],1)
  psiJx3[2,1:100] = legendrePsi(xl_grid_points[3,],2)
  psiJx3[3,1:100] = legendrePsi(xl_grid_points[3,],3)
  cjk[1,1] = sum(psiXj[1,]*psiWk[1,])
  cjk[1,2] = sum(psiXj[2,]*psiWk[1,])
  cjk[1,3] = sum(psiXj[3,]*psiWk[1,])
  cjk[2,1] = sum(psiXj[1,]*psiWk[2,])
  cjk[2,2] = sum(psiXj[2,]*psiWk[2,])
  cjk[2,3] = sum(psiXj[3,]*psiWk[2,])
  cjk[3,1] = sum(psiXj[1,]*psiWk[3,])
  cjk[3,2] = sum(psiXj[2,]*psiWk[3,])
  cjk[3,3] = sum(psiXj[3,]*psiWk[3,])
  if (modelVars$J_n > 3) {
    psiWk[4,] = legendrePsi(indeps$W, 4)
    psiXj[4,] = legendrePsi(indeps$X, 4)
    psiJx1[4,1:100] = legendrePsi(xl_grid_points[1,],4)
    psiJx2[4,1:100] = legendrePsi(xl_grid_points[2,],4)
    psiJx3[4,1:100] = legendrePsi(xl_grid_points[3,],4)
    cjk[4,1] = sum(psiXj[1,]*psiWk[4,])
    cjk[4,2] = sum(psiXj[2,]*psiWk[4,])
    cjk[4,3] = sum(psiXj[3,]*psiWk[4,])
    cjk[4,4] = sum(psiXj[4,]*psiWk[4,])
    cjk[1,4] = sum(psiXj[4,]*psiWk[1,])
    cjk[2,4] = sum(psiXj[4,]*psiWk[2,])
    cjk[3,4] = sum(psiXj[4,]*psiWk[3,])
    if (modelVars$J_n == 5) {
      psiWk[5,] = legendrePsi(indeps$W, 5)
      psiXj[5,] = legendrePsi(indeps$X, 5)
      psiJx1[5,1:100] = legendrePsi(xl_grid_points[1,],5)
      psiJx2[5,1:100] = legendrePsi(xl_grid_points[2,],5)
      psiJx3[5,1:100] = legendrePsi(xl_grid_points[3,],5)
      cjk[5,1] = sum(psiXj[1,]*psiWk[5,])
      cjk[5,2] = sum(psiXj[2,]*psiWk[5,])
      cjk[5,3] = sum(psiXj[3,]*psiWk[5,])
      cjk[5,4] = sum(psiXj[4,]*psiWk[5,])
      cjk[5,5] = sum(psiXj[5,]*psiWk[5,])
      cjk[1,5] = sum(psiXj[5,]*psiWk[1,])
      cjk[2,5] = sum(psiXj[5,]*psiWk[2,])
      cjk[3,5] = sum(psiXj[5,]*psiWk[3,])
      cjk[4,5] = sum(psiXj[5,]*psiWk[4,])
    }
  }
  g_real <- Y - noise
  for (J_n in 3:modelVars$J_n) {
    gSieve <- sieve_optimum(psiXj[1:J_n,], psiWk[1:J_n,], cjk[1:J_n,1:J_n], Y, J_n)
    grid_sieves[1,] = sieve(psiJx1[1:J_n,], psiXj[1:J_n,], psiWk[1:J_n,], cjk[1:J_n,1:J_n], Y, J_n)
    grid_sieves[2,] = sieve(psiJx2[1:J_n,], psiXj[1:J_n,], psiWk[1:J_n,], cjk[1:J_n,1:J_n], Y, J_n)
    grid_sieves[3,] = sieve(psiJx3[1:J_n,], psiXj[1:J_n,], psiWk[1:J_n,], cjk[1:J_n,1:J_n], Y, J_n)
    #### Awesome graph ######################################################
    plot(sort(indeps$X), sort(Y), xlab="X", ylab="Y",
         main=paste("Nonparametric IV regression with J_n=",J_n),
         xlim=c(min(indeps$X), max(indeps$X)),
         ylim=c(min(Y), max(c(max(Y),max(gSieve))))
         )
    legend(x="bottomright",c("True Curve", "Sieve Estimator"),
           lty=c(1,1),
           lwd=c(1,1),
           col=c("red", "green"),
           bty="n")
    lines(sort(indeps$X), sort(g_real), col="red")
    lines(sort(indeps$X), sort(gSieve), col="green")
    if (J_n == 3) {
      #For confidence intervals we see for each point the distance/for bands the uniform
      # ie ||vecLow - gSieve|| < ||vecLow - vecHigh|| and ||vecHigh - gSieve|| < ||vecLow - vecHigh||
      allMonte[1:6,1:6] = allMonte[1:6,1:6] +
        monteCarlo(psiJx1[1:3,], psiJx2[1:3,], psiJx3[1:3,], psiWk[1:3,], psiXj[1:3,],
                   cjk[1:3,1:3], gSieve, grid_sieves, g_real,
                   Y, indeps$X, indeps$W, xl_grid_points, J_n, modelVars$n,
                   modelVars$intervalLow, modelVars$intervalHigh,
                   modelVars$boot)
    } else if (J_n == 4) {
      allMonte[7:12,1:6] = allMonte[7:12,1:6] +
        monteCarlo(psiJx1[1:4,], psiJx2[1:4,], psiJx3[1:4,], psiWk[1:4,], psiXj[1:4,],
                   cjk[1:4,1:4], gSieve, grid_sieves, g_real,
                   Y, indeps$X, indeps$W, xl_grid_points, J_n, modelVars$n,
                   modelVars$intervalLow, modelVars$intervalHigh,
                   modelVars$boot)
    } else {
      allMonte[13:18,1:6] = allMonte[13:18,1:6] +
        monteCarlo(psiJx1[1:5,], psiJx2[1:5,], psiJx3[1:5,], psiWk[1:5,], psiXj[1:5,],
                   cjk[1:5,1:5], gSieve, grid_sieves, g_real,
                   Y, indeps$X, indeps$W, xl_grid_points, J_n, modelVars$n,
                   modelVars$intervalLow, modelVars$intervalHigh,
                   modelVars$boot)
    }
  }
}
end_time <- Sys.time()
print(allMonte)
print(end_time-start_time)
